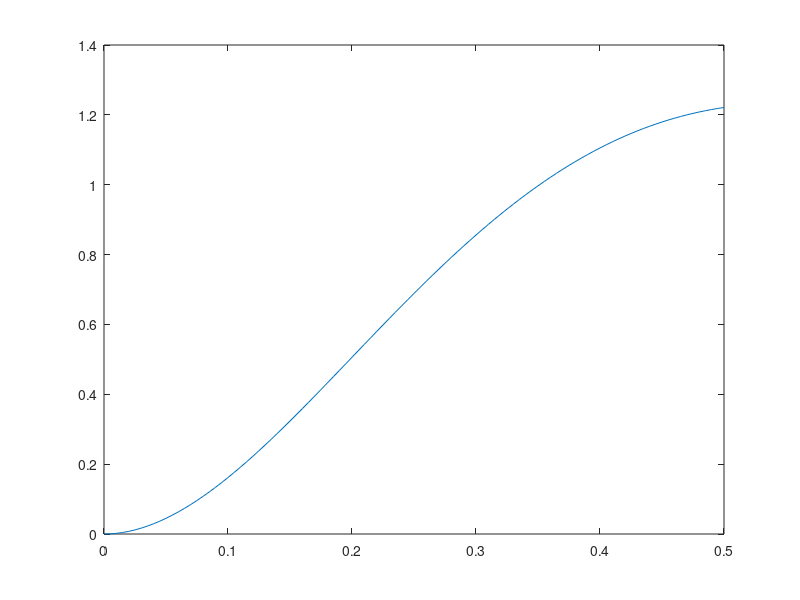

This figure's MATLAB source:
%% Dynamics Lab 3

%% Constants
Kg = 33.3;
Km = 0.0401;
Rm = 19.2;
J_hub = 0.0005;
J_extra = 0.2 * 0.2794^2;
J_load = 0.0015;
J = J_hub +J_extra + J_load;

K1 = 10;
K3 = 0;

% K1_set = [10 20 5 10 10 10]; %Kptheta
% K3_set = [0 0 0 1 -1 0.5]; %KDtheta

% figure();
% for i = 1: length(K1_set)

% Closed Loop System
num = (K1*Kg*Km) / (J * Rm);
den = [1 (((Kg^2 * Km^2) / (J*Rm)) + ((K3*Kg*Km)/(J*Rm))) ((K1*Kg*Km) / (J * Rm))];
sysTF = tf(num,den);
% Step Response
[x,t] = step(sysTF,0.5);
plot(t,x)

%end